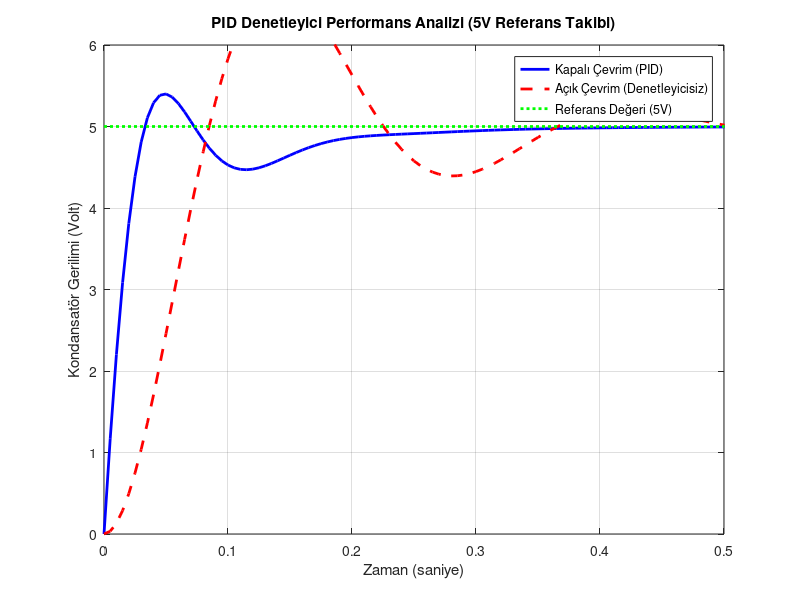

The MATLAB script that drew this image:
% RLC Sistemi Transfer Fonksiyonu
num = [555.56];
den = [1 15 555.56];
sys_open = tf(num, den); % Açık çevrim sistem

% PID Katsayıların
Kp = 4.1614;
Ki = 45.3728;
Kd = 0.0882;
C = pid(Kp, Ki, Kd);

% Kapalı Çevrim Sistem (PID ile)
sys_closed = feedback(C*sys_open, 1);

% 5V Referans Girişi İçin Zaman Yanıtı
t = 0:0.005:2; % Grafiğin hızı net görünsün diye 2 saniye yeterli
v_ref = 5;     % Referans Gerilimi

[y_open, t] = step(v_ref * sys_open, t);    % Açık Çevrim Yanıtı (PID'siz)
[y_closed, t] = step(v_ref * sys_closed, t); % Kapalı Çevrim Yanıtı (PID'li)

% Grafik Çizimi
figure;
plot(t, y_closed, 'b', 'LineWidth', 2); hold on; % PID'li yanıt (Mavi)
plot(t, y_open, 'r--', 'LineWidth', 2);         % PID'siz yanıt (Kırmızı kesikli)
line([0 t(end)], [v_ref v_ref], 'Color', 'g', 'LineStyle', ':', 'LineWidth', 2); % Referans (Yeşil nokta)

% Grafik Düzenlemeleri
title('PID Denetleyici Performans Analizi (5V Referans Takibi)');
xlabel('Zaman (saniye)');
ylabel('Kondansatör Gerilimi (Volt)');
legend('Kapalı Çevrim (PID)', 'Açık Çevrim (Denetleyicisiz)', 'Referans Değeri (5V)');
grid on;
axis([0 0.5 0 6]); % İlk 0.5 saniyedeki hızı görmek için eksen ayarı
